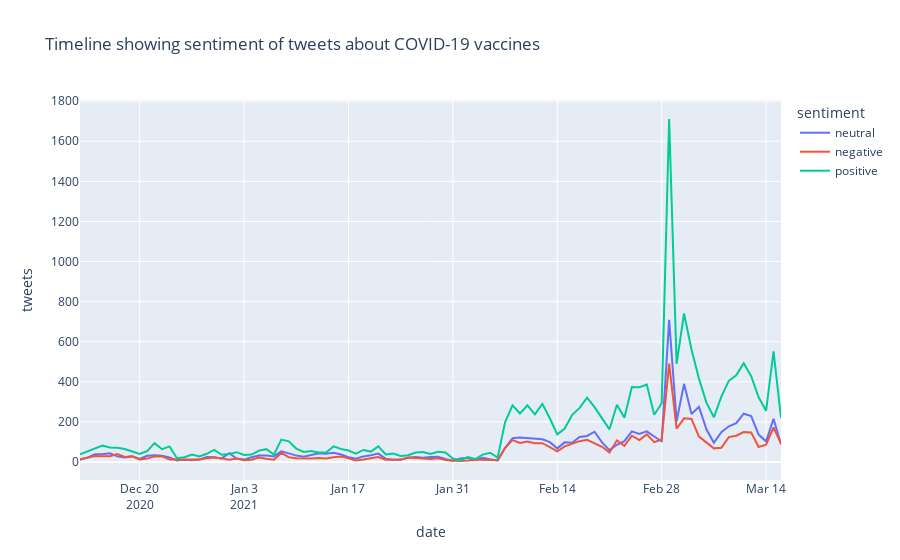

The code cell stored with this chart in its notebook:
### Code cell
import plotly.express as px
fig = px.line(timeline, x='date', y='tweets', color='sentiment', category_orders={'sentiment': ['neutral', 'negative', 'positive']},
             title='Timeline showing sentiment of tweets about COVID-19 vaccines')
fig.show()
